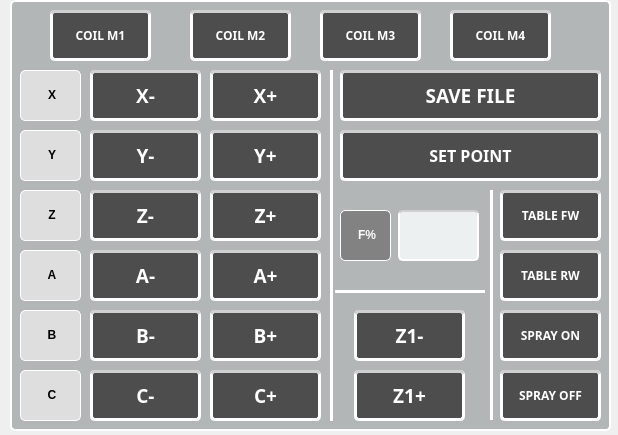
<?xml version="1.0" encoding="UTF-8"?>
<ui version="4.0">
 <class>teachMode</class>
 <widget class="QWidget" name="teachMode">
  <property name="geometry">
   <rect>
    <x>0</x>
    <y>0</y>
    <width>618</width>
    <height>435</height>
   </rect>
  </property>
  <property name="minimumSize">
   <size>
    <width>618</width>
    <height>435</height>
   </size>
  </property>
  <property name="maximumSize">
   <size>
    <width>618</width>
    <height>435</height>
   </size>
  </property>
  <property name="windowTitle">
   <string>TeachingMode</string>
  </property>
  <property name="windowIcon">
   <iconset>
    <normaloff>Robot.ico</normaloff>Robot.ico</iconset>
  </property>
  <widget class="QFrame" name="frame_teachmode">
   <property name="geometry">
    <rect>
     <x>10</x>
     <y>0</y>
     <width>601</width>
     <height>431</height>
    </rect>
   </property>
   <property name="styleSheet">
    <string notr="true">background-color: rgb(179, 182, 183);
border: 2px solid rgb(255, 255, 255);
border-radius: 5px</string>
   </property>
   <property name="frameShape">
    <enum>QFrame::NoFrame</enum>
   </property>
   <property name="frameShadow">
    <enum>QFrame::Plain</enum>
   </property>
   <widget class="QLabel" name="label_40">
    <property name="geometry">
     <rect>
      <x>10</x>
      <y>70</y>
      <width>61</width>
      <height>51</height>
     </rect>
    </property>
    <property name="styleSheet">
     <string notr="true">background-color: rgb(222, 222, 222);
font: 75 14pt &quot;Arial&quot; bold;
color: rgb(0, 0, 0);
border: 1px solid rgb(255, 255, 255);
border-radius: 5px</string>
    </property>
    <property name="text">
     <string>&lt;html&gt;&lt;head/&gt;&lt;body&gt;&lt;p align=&quot;center&quot;&gt;&lt;span style=&quot; font-weight:600;&quot;&gt;X&lt;/span&gt;&lt;/p&gt;&lt;/body&gt;&lt;/html&gt;</string>
    </property>
   </widget>
   <widget class="QLabel" name="label_41">
    <property name="geometry">
     <rect>
      <x>10</x>
      <y>130</y>
      <width>61</width>
      <height>51</height>
     </rect>
    </property>
    <property name="styleSheet">
     <string notr="true">background-color: rgb(222, 222, 222);
font: 75 14pt &quot;Arial&quot; bold;
color: rgb(0, 0, 0);
border: 1px solid rgb(255, 255, 255);
border-radius: 5px</string>
    </property>
    <property name="text">
     <string>&lt;html&gt;&lt;head/&gt;&lt;body&gt;&lt;p align=&quot;center&quot;&gt;&lt;span style=&quot; font-weight:600;&quot;&gt;Y&lt;/span&gt;&lt;/p&gt;&lt;/body&gt;&lt;/html&gt;</string>
    </property>
   </widget>
   <widget class="QLabel" name="label_42">
    <property name="geometry">
     <rect>
      <x>10</x>
      <y>190</y>
      <width>61</width>
      <height>51</height>
     </rect>
    </property>
    <property name="styleSheet">
     <string notr="true">background-color: rgb(222, 222, 222);
font: 75 14pt &quot;Arial&quot; bold;
color: rgb(0, 0, 0);
border: 1px solid rgb(255, 255, 255);
border-radius: 5px</string>
    </property>
    <property name="text">
     <string>&lt;html&gt;&lt;head/&gt;&lt;body&gt;&lt;p align=&quot;center&quot;&gt;&lt;span style=&quot; font-weight:600;&quot;&gt;Z&lt;/span&gt;&lt;/p&gt;&lt;/body&gt;&lt;/html&gt;</string>
    </property>
   </widget>
   <widget class="QLabel" name="label_43">
    <property name="geometry">
     <rect>
      <x>10</x>
      <y>250</y>
      <width>61</width>
      <height>51</height>
     </rect>
    </property>
    <property name="styleSheet">
     <string notr="true">background-color: rgb(222, 222, 222);
font: 75 14pt &quot;Arial&quot; bold;
color: rgb(0, 0, 0);
border: 1px solid rgb(255, 255, 255);
border-radius: 5px</string>
    </property>
    <property name="text">
     <string>&lt;html&gt;&lt;head/&gt;&lt;body&gt;&lt;p align=&quot;center&quot;&gt;&lt;span style=&quot; font-weight:600;&quot;&gt;A&lt;/span&gt;&lt;/p&gt;&lt;/body&gt;&lt;/html&gt;</string>
    </property>
   </widget>
   <widget class="QLabel" name="label_44">
    <property name="geometry">
     <rect>
      <x>10</x>
      <y>310</y>
      <width>61</width>
      <height>51</height>
     </rect>
    </property>
    <property name="styleSheet">
     <string notr="true">background-color: rgb(222, 222, 222);
font: 75 14pt &quot;Arial&quot; bold;
color: rgb(0, 0, 0);
border: 1px solid rgb(255, 255, 255);
border-radius: 5px</string>
    </property>
    <property name="text">
     <string>&lt;html&gt;&lt;head/&gt;&lt;body&gt;&lt;p align=&quot;center&quot;&gt;&lt;span style=&quot; font-weight:600;&quot;&gt;B&lt;/span&gt;&lt;/p&gt;&lt;/body&gt;&lt;/html&gt;</string>
    </property>
   </widget>
   <widget class="QLabel" name="label_45">
    <property name="geometry">
     <rect>
      <x>10</x>
      <y>370</y>
      <width>61</width>
      <height>51</height>
     </rect>
    </property>
    <property name="styleSheet">
     <string notr="true">background-color: rgb(222, 222, 222);
font: 75 14pt &quot;Arial&quot; bold;
color: rgb(0, 0, 0);
border: 1px solid rgb(255, 255, 255);
border-radius: 5px</string>
    </property>
    <property name="text">
     <string>&lt;html&gt;&lt;head/&gt;&lt;body&gt;&lt;p align=&quot;center&quot;&gt;&lt;span style=&quot; font-weight:600;&quot;&gt;C&lt;/span&gt;&lt;/p&gt;&lt;/body&gt;&lt;/html&gt;</string>
    </property>
   </widget>
   <widget class="QPushButton" name="pushButton_xFw">
    <property name="geometry">
     <rect>
      <x>80</x>
      <y>70</y>
      <width>111</width>
      <height>51</height>
     </rect>
    </property>
    <property name="font">
     <font>
      <family>Arial 12</family>
      <pointsize>14</pointsize>
      <weight>75</weight>
      <italic>false</italic>
      <bold>true</bold>
     </font>
    </property>
    <property name="mouseTracking">
     <bool>true</bool>
    </property>
    <property name="focusPolicy">
     <enum>Qt::StrongFocus</enum>
    </property>
    <property name="autoFillBackground">
     <bool>false</bool>
    </property>
    <property name="styleSheet">
     <string notr="true">QPushButton{
	background-color: rgb(77, 77, 77);
	color: rgb(255, 255, 255);
	border: 3px solid rgb(255, 255, 255);
	border-radius: 5px;
	border-top-color: rgb(208, 208, 208);
}
QPushButton:hover {
	border: 3px solid rgb(255, 0, 0);
	color: rgb(255, 0, 0);
}
QPushButton:pressed {
	background-color: rgb(163, 228, 215);
}</string>
    </property>
    <property name="text">
     <string>X-</string>
    </property>
    <property name="flat">
     <bool>false</bool>
    </property>
   </widget>
   <widget class="QPushButton" name="pushButton_xRw">
    <property name="geometry">
     <rect>
      <x>200</x>
      <y>70</y>
      <width>111</width>
      <height>51</height>
     </rect>
    </property>
    <property name="font">
     <font>
      <family>Arial 12</family>
      <pointsize>14</pointsize>
      <weight>75</weight>
      <italic>false</italic>
      <bold>true</bold>
     </font>
    </property>
    <property name="mouseTracking">
     <bool>false</bool>
    </property>
    <property name="focusPolicy">
     <enum>Qt::StrongFocus</enum>
    </property>
    <property name="autoFillBackground">
     <bool>false</bool>
    </property>
    <property name="styleSheet">
     <string notr="true">QPushButton{
	background-color: rgb(77, 77, 77);
	color: rgb(255, 255, 255);
	border: 3px solid rgb(255, 255, 255);
	border-radius: 5px;
	border-top-color: rgb(208, 208, 208);
}
QPushButton:hover {
	border: 3px solid rgb(255, 0, 0);
	color: rgb(255, 0, 0);
}
QPushButton:pressed {
	background-color: rgb(163, 228, 215);
}</string>
    </property>
    <property name="text">
     <string>X+</string>
    </property>
    <property name="flat">
     <bool>false</bool>
    </property>
   </widget>
   <widget class="QPushButton" name="pushButton_yFw">
    <property name="geometry">
     <rect>
      <x>80</x>
      <y>130</y>
      <width>111</width>
      <height>51</height>
     </rect>
    </property>
    <property name="font">
     <font>
      <family>Arial 12</family>
      <pointsize>14</pointsize>
      <weight>75</weight>
      <italic>false</italic>
      <bold>true</bold>
     </font>
    </property>
    <property name="mouseTracking">
     <bool>false</bool>
    </property>
    <property name="focusPolicy">
     <enum>Qt::StrongFocus</enum>
    </property>
    <property name="autoFillBackground">
     <bool>false</bool>
    </property>
    <property name="styleSheet">
     <string notr="true">QPushButton{
	background-color: rgb(77, 77, 77);
	color: rgb(255, 255, 255);
	border: 3px solid rgb(255, 255, 255);
	border-radius: 5px;
	border-top-color: rgb(208, 208, 208);
}
QPushButton:hover {
	border: 3px solid rgb(255, 0, 0);
	color: rgb(255, 0, 0);
}
QPushButton:pressed {
	background-color: rgb(163, 228, 215);
}</string>
    </property>
    <property name="text">
     <string>Y-</string>
    </property>
    <property name="flat">
     <bool>false</bool>
    </property>
   </widget>
   <widget class="QPushButton" name="pushButton_zFw">
    <property name="geometry">
     <rect>
      <x>80</x>
      <y>190</y>
      <width>111</width>
      <height>51</height>
     </rect>
    </property>
    <property name="font">
     <font>
      <family>Arial 12</family>
      <pointsize>14</pointsize>
      <weight>75</weight>
      <italic>false</italic>
      <bold>true</bold>
     </font>
    </property>
    <property name="mouseTracking">
     <bool>false</bool>
    </property>
    <property name="focusPolicy">
     <enum>Qt::StrongFocus</enum>
    </property>
    <property name="autoFillBackground">
     <bool>false</bool>
    </property>
    <property name="styleSheet">
     <string notr="true">QPushButton{
	background-color: rgb(77, 77, 77);
	color: rgb(255, 255, 255);
	border: 3px solid rgb(255, 255, 255);
	border-radius: 5px;
	border-top-color: rgb(208, 208, 208);
}
QPushButton:hover {
	border: 3px solid rgb(255, 0, 0);
	color: rgb(255, 0, 0);
}
QPushButton:pressed {
	background-color: rgb(163, 228, 215);
}</string>
    </property>
    <property name="text">
     <string>Z-</string>
    </property>
    <property name="flat">
     <bool>false</bool>
    </property>
   </widget>
   <widget class="QPushButton" name="pushButton_aFw">
    <property name="geometry">
     <rect>
      <x>80</x>
      <y>250</y>
      <width>111</width>
      <height>51</height>
     </rect>
    </property>
    <property name="font">
     <font>
      <family>Arial 12</family>
      <pointsize>14</pointsize>
      <weight>75</weight>
      <italic>false</italic>
      <bold>true</bold>
     </font>
    </property>
    <property name="mouseTracking">
     <bool>false</bool>
    </property>
    <property name="focusPolicy">
     <enum>Qt::StrongFocus</enum>
    </property>
    <property name="autoFillBackground">
     <bool>false</bool>
    </property>
    <property name="styleSheet">
     <string notr="true">QPushButton{
	background-color: rgb(77, 77, 77);
	color: rgb(255, 255, 255);
	border: 3px solid rgb(255, 255, 255);
	border-radius: 5px;
	border-top-color: rgb(208, 208, 208);
}
QPushButton:hover {
	border: 3px solid rgb(255, 0, 0);
	color: rgb(255, 0, 0);
}
QPushButton:pressed {
	background-color: rgb(163, 228, 215);
}</string>
    </property>
    <property name="text">
     <string>A-</string>
    </property>
    <property name="flat">
     <bool>false</bool>
    </property>
   </widget>
   <widget class="QPushButton" name="pushButton_bFw">
    <property name="geometry">
     <rect>
      <x>80</x>
      <y>310</y>
      <width>111</width>
      <height>51</height>
     </rect>
    </property>
    <property name="font">
     <font>
      <family>Arial 12</family>
      <pointsize>14</pointsize>
      <weight>75</weight>
      <italic>false</italic>
      <bold>true</bold>
     </font>
    </property>
    <property name="mouseTracking">
     <bool>false</bool>
    </property>
    <property name="focusPolicy">
     <enum>Qt::StrongFocus</enum>
    </property>
    <property name="autoFillBackground">
     <bool>false</bool>
    </property>
    <property name="styleSheet">
     <string notr="true">QPushButton{
	background-color: rgb(77, 77, 77);
	color: rgb(255, 255, 255);
	border: 3px solid rgb(255, 255, 255);
	border-radius: 5px;
	border-top-color: rgb(208, 208, 208);
}
QPushButton:hover {
	border: 3px solid rgb(255, 0, 0);
	color: rgb(255, 0, 0);
}
QPushButton:pressed {
	background-color: rgb(163, 228, 215);
}</string>
    </property>
    <property name="text">
     <string>B-</string>
    </property>
    <property name="flat">
     <bool>false</bool>
    </property>
   </widget>
   <widget class="QPushButton" name="pushButton_cFw">
    <property name="geometry">
     <rect>
      <x>80</x>
      <y>370</y>
      <width>111</width>
      <height>51</height>
     </rect>
    </property>
    <property name="font">
     <font>
      <family>Arial 12</family>
      <pointsize>14</pointsize>
      <weight>75</weight>
      <italic>false</italic>
      <bold>true</bold>
     </font>
    </property>
    <property name="mouseTracking">
     <bool>false</bool>
    </property>
    <property name="focusPolicy">
     <enum>Qt::StrongFocus</enum>
    </property>
    <property name="autoFillBackground">
     <bool>false</bool>
    </property>
    <property name="styleSheet">
     <string notr="true">QPushButton{
	background-color: rgb(77, 77, 77);
	color: rgb(255, 255, 255);
	border: 3px solid rgb(255, 255, 255);
	border-radius: 5px;
	border-top-color: rgb(208, 208, 208);
}
QPushButton:hover {
	border: 3px solid rgb(255, 0, 0);
	color: rgb(255, 0, 0);
}
QPushButton:pressed {
	background-color: rgb(163, 228, 215);
}</string>
    </property>
    <property name="text">
     <string>C-</string>
    </property>
    <property name="flat">
     <bool>false</bool>
    </property>
   </widget>
   <widget class="QPushButton" name="pushButton_yRw">
    <property name="geometry">
     <rect>
      <x>200</x>
      <y>130</y>
      <width>111</width>
      <height>51</height>
     </rect>
    </property>
    <property name="font">
     <font>
      <family>Arial 12</family>
      <pointsize>14</pointsize>
      <weight>75</weight>
      <italic>false</italic>
      <bold>true</bold>
     </font>
    </property>
    <property name="mouseTracking">
     <bool>false</bool>
    </property>
    <property name="focusPolicy">
     <enum>Qt::StrongFocus</enum>
    </property>
    <property name="autoFillBackground">
     <bool>false</bool>
    </property>
    <property name="styleSheet">
     <string notr="true">QPushButton{
	background-color: rgb(77, 77, 77);
	color: rgb(255, 255, 255);
	border: 3px solid rgb(255, 255, 255);
	border-radius: 5px;
	border-top-color: rgb(208, 208, 208);
}
QPushButton:hover {
	border: 3px solid rgb(255, 0, 0);
	color: rgb(255, 0, 0);
}
QPushButton:pressed {
	background-color: rgb(163, 228, 215);
}</string>
    </property>
    <property name="text">
     <string>Y+</string>
    </property>
    <property name="flat">
     <bool>false</bool>
    </property>
   </widget>
   <widget class="QPushButton" name="pushButton_zRw">
    <property name="geometry">
     <rect>
      <x>200</x>
      <y>190</y>
      <width>111</width>
      <height>51</height>
     </rect>
    </property>
    <property name="font">
     <font>
      <family>Arial 12</family>
      <pointsize>14</pointsize>
      <weight>75</weight>
      <italic>false</italic>
      <bold>true</bold>
     </font>
    </property>
    <property name="mouseTracking">
     <bool>false</bool>
    </property>
    <property name="focusPolicy">
     <enum>Qt::StrongFocus</enum>
    </property>
    <property name="autoFillBackground">
     <bool>false</bool>
    </property>
    <property name="styleSheet">
     <string notr="true">QPushButton{
	background-color: rgb(77, 77, 77);
	color: rgb(255, 255, 255);
	border: 3px solid rgb(255, 255, 255);
	border-radius: 5px;
	border-top-color: rgb(208, 208, 208);
}
QPushButton:hover {
	border: 3px solid rgb(255, 0, 0);
	color: rgb(255, 0, 0);
}
QPushButton:pressed {
	background-color: rgb(163, 228, 215);
}</string>
    </property>
    <property name="text">
     <string>Z+</string>
    </property>
    <property name="flat">
     <bool>false</bool>
    </property>
   </widget>
   <widget class="QPushButton" name="pushButton_aRw">
    <property name="geometry">
     <rect>
      <x>200</x>
      <y>250</y>
      <width>111</width>
      <height>51</height>
     </rect>
    </property>
    <property name="font">
     <font>
      <family>Arial 12</family>
      <pointsize>14</pointsize>
      <weight>75</weight>
      <italic>false</italic>
      <bold>true</bold>
     </font>
    </property>
    <property name="mouseTracking">
     <bool>false</bool>
    </property>
    <property name="focusPolicy">
     <enum>Qt::StrongFocus</enum>
    </property>
    <property name="autoFillBackground">
     <bool>false</bool>
    </property>
    <property name="styleSheet">
     <string notr="true">QPushButton{
	background-color: rgb(77, 77, 77);
	color: rgb(255, 255, 255);
	border: 3px solid rgb(255, 255, 255);
	border-radius: 5px;
	border-top-color: rgb(208, 208, 208);
}
QPushButton:hover {
	border: 3px solid rgb(255, 0, 0);
	color: rgb(255, 0, 0);
}
QPushButton:pressed {
	background-color: rgb(163, 228, 215);
}</string>
    </property>
    <property name="text">
     <string>A+</string>
    </property>
    <property name="flat">
     <bool>false</bool>
    </property>
   </widget>
   <widget class="QPushButton" name="pushButton_bRw">
    <property name="geometry">
     <rect>
      <x>200</x>
      <y>310</y>
      <width>111</width>
      <height>51</height>
     </rect>
    </property>
    <property name="font">
     <font>
      <family>Arial 12</family>
      <pointsize>14</pointsize>
      <weight>75</weight>
      <italic>false</italic>
      <bold>true</bold>
     </font>
    </property>
    <property name="mouseTracking">
     <bool>false</bool>
    </property>
    <property name="focusPolicy">
     <enum>Qt::StrongFocus</enum>
    </property>
    <property name="autoFillBackground">
     <bool>false</bool>
    </property>
    <property name="styleSheet">
     <string notr="true">QPushButton{
	background-color: rgb(77, 77, 77);
	color: rgb(255, 255, 255);
	border: 3px solid rgb(255, 255, 255);
	border-radius: 5px;
	border-top-color: rgb(208, 208, 208);
}
QPushButton:hover {
	border: 3px solid rgb(255, 0, 0);
	color: rgb(255, 0, 0);
}
QPushButton:pressed {
	background-color: rgb(163, 228, 215);
}</string>
    </property>
    <property name="text">
     <string>B+</string>
    </property>
    <property name="flat">
     <bool>false</bool>
    </property>
   </widget>
   <widget class="QPushButton" name="pushButton_cRw">
    <property name="geometry">
     <rect>
      <x>200</x>
      <y>370</y>
      <width>111</width>
      <height>51</height>
     </rect>
    </property>
    <property name="font">
     <font>
      <family>Arial 12</family>
      <pointsize>14</pointsize>
      <weight>75</weight>
      <italic>false</italic>
      <bold>true</bold>
     </font>
    </property>
    <property name="mouseTracking">
     <bool>false</bool>
    </property>
    <property name="focusPolicy">
     <enum>Qt::StrongFocus</enum>
    </property>
    <property name="autoFillBackground">
     <bool>false</bool>
    </property>
    <property name="styleSheet">
     <string notr="true">QPushButton{
	background-color: rgb(77, 77, 77);
	color: rgb(255, 255, 255);
	border: 3px solid rgb(255, 255, 255);
	border-radius: 5px;
	border-top-color: rgb(208, 208, 208);
}
QPushButton:hover {
	border: 3px solid rgb(255, 0, 0);
	color: rgb(255, 0, 0);
}
QPushButton:pressed {
	background-color: rgb(163, 228, 215);
}</string>
    </property>
    <property name="text">
     <string>C+</string>
    </property>
    <property name="flat">
     <bool>false</bool>
    </property>
   </widget>
   <widget class="Line" name="line">
    <property name="geometry">
     <rect>
      <x>320</x>
      <y>70</y>
      <width>3</width>
      <height>351</height>
     </rect>
    </property>
    <property name="orientation">
     <enum>Qt::Vertical</enum>
    </property>
   </widget>
   <widget class="QPushButton" name="pushButton_z1Up">
    <property name="geometry">
     <rect>
      <x>344</x>
      <y>310</y>
      <width>111</width>
      <height>51</height>
     </rect>
    </property>
    <property name="font">
     <font>
      <family>Arial 12</family>
      <pointsize>14</pointsize>
      <weight>75</weight>
      <italic>false</italic>
      <bold>true</bold>
     </font>
    </property>
    <property name="mouseTracking">
     <bool>false</bool>
    </property>
    <property name="focusPolicy">
     <enum>Qt::StrongFocus</enum>
    </property>
    <property name="autoFillBackground">
     <bool>false</bool>
    </property>
    <property name="styleSheet">
     <string notr="true">QPushButton{
	background-color: rgb(77, 77, 77);
	color: rgb(255, 255, 255);
	border: 3px solid rgb(255, 255, 255);
	border-radius: 5px;
	border-top-color: rgb(208, 208, 208);
}
QPushButton:hover {
	border: 3px solid rgb(255, 0, 0);
	color: rgb(255, 0, 0);
}
QPushButton:pressed {
	background-color: rgb(163, 228, 215);
}</string>
    </property>
    <property name="text">
     <string>Z1-</string>
    </property>
    <property name="flat">
     <bool>false</bool>
    </property>
   </widget>
   <widget class="QPushButton" name="pushButton_z1down">
    <property name="geometry">
     <rect>
      <x>344</x>
      <y>370</y>
      <width>111</width>
      <height>51</height>
     </rect>
    </property>
    <property name="font">
     <font>
      <family>Arial 12</family>
      <pointsize>14</pointsize>
      <weight>75</weight>
      <italic>false</italic>
      <bold>true</bold>
     </font>
    </property>
    <property name="mouseTracking">
     <bool>false</bool>
    </property>
    <property name="focusPolicy">
     <enum>Qt::StrongFocus</enum>
    </property>
    <property name="autoFillBackground">
     <bool>false</bool>
    </property>
    <property name="styleSheet">
     <string notr="true">QPushButton{
	background-color: rgb(77, 77, 77);
	color: rgb(255, 255, 255);
	border: 3px solid rgb(255, 255, 255);
	border-radius: 5px;
	border-top-color: rgb(208, 208, 208);
}
QPushButton:hover {
	border: 3px solid rgb(255, 0, 0);
	color: rgb(255, 0, 0);
}
QPushButton:pressed {
	background-color: rgb(163, 228, 215);
}</string>
    </property>
    <property name="text">
     <string>Z1+</string>
    </property>
    <property name="flat">
     <bool>false</bool>
    </property>
   </widget>
   <widget class="QPushButton" name="pushButton_savePoint">
    <property name="geometry">
     <rect>
      <x>330</x>
      <y>130</y>
      <width>261</width>
      <height>51</height>
     </rect>
    </property>
    <property name="font">
     <font>
      <family>Arial 12</family>
      <pointsize>12</pointsize>
      <weight>75</weight>
      <italic>false</italic>
      <bold>true</bold>
     </font>
    </property>
    <property name="mouseTracking">
     <bool>false</bool>
    </property>
    <property name="focusPolicy">
     <enum>Qt::StrongFocus</enum>
    </property>
    <property name="autoFillBackground">
     <bool>false</bool>
    </property>
    <property name="styleSheet">
     <string notr="true">QPushButton{
	background-color: rgb(77, 77, 77);
	color: rgb(255, 255, 255);
	border: 3px solid rgb(255, 255, 255);
	border-radius: 5px;
	border-top-color: rgb(208, 208, 208);
}
QPushButton:hover {
	border: 3px solid rgb(255, 0, 0);
	color: rgb(255, 0, 0);
}
QPushButton:pressed {
	background-color: rgb(163, 228, 215);
}</string>
    </property>
    <property name="text">
     <string>SET POINT</string>
    </property>
    <property name="flat">
     <bool>false</bool>
    </property>
   </widget>
   <widget class="Line" name="line_2">
    <property name="geometry">
     <rect>
      <x>325</x>
      <y>290</y>
      <width>150</width>
      <height>3</height>
     </rect>
    </property>
    <property name="orientation">
     <enum>Qt::Horizontal</enum>
    </property>
   </widget>
   <widget class="Line" name="line_3">
    <property name="geometry">
     <rect>
      <x>480</x>
      <y>190</y>
      <width>3</width>
      <height>230</height>
     </rect>
    </property>
    <property name="orientation">
     <enum>Qt::Vertical</enum>
    </property>
   </widget>
   <widget class="QPushButton" name="pushButton_sprayOff">
    <property name="geometry">
     <rect>
      <x>490</x>
      <y>370</y>
      <width>101</width>
      <height>51</height>
     </rect>
    </property>
    <property name="font">
     <font>
      <family>Arial 12</family>
      <pointsize>9</pointsize>
      <weight>75</weight>
      <italic>false</italic>
      <bold>true</bold>
     </font>
    </property>
    <property name="mouseTracking">
     <bool>false</bool>
    </property>
    <property name="focusPolicy">
     <enum>Qt::StrongFocus</enum>
    </property>
    <property name="autoFillBackground">
     <bool>false</bool>
    </property>
    <property name="styleSheet">
     <string notr="true">QPushButton{
	background-color: rgb(77, 77, 77);
	color: rgb(255, 255, 255);
	border: 3px solid rgb(255, 255, 255);
	border-radius: 5px;
	border-top-color: rgb(208, 208, 208);
}
QPushButton:hover {
	border: 3px solid rgb(255, 0, 0);
	color: rgb(255, 0, 0);
}
QPushButton:pressed {
	background-color: rgb(163, 228, 215);
}</string>
    </property>
    <property name="text">
     <string>SPRAY OFF</string>
    </property>
    <property name="flat">
     <bool>false</bool>
    </property>
   </widget>
   <widget class="QPushButton" name="pushButton_sprayOn">
    <property name="geometry">
     <rect>
      <x>490</x>
      <y>310</y>
      <width>101</width>
      <height>51</height>
     </rect>
    </property>
    <property name="font">
     <font>
      <family>Arial 12</family>
      <pointsize>9</pointsize>
      <weight>75</weight>
      <italic>false</italic>
      <bold>true</bold>
     </font>
    </property>
    <property name="mouseTracking">
     <bool>false</bool>
    </property>
    <property name="focusPolicy">
     <enum>Qt::StrongFocus</enum>
    </property>
    <property name="autoFillBackground">
     <bool>false</bool>
    </property>
    <property name="styleSheet">
     <string notr="true">QPushButton{
	background-color: rgb(77, 77, 77);
	color: rgb(255, 255, 255);
	border: 3px solid rgb(255, 255, 255);
	border-radius: 5px;
	border-top-color: rgb(208, 208, 208);
}
QPushButton:hover {
	border: 3px solid rgb(255, 0, 0);
	color: rgb(255, 0, 0);
}
QPushButton:pressed {
	background-color: rgb(163, 228, 215);
}</string>
    </property>
    <property name="text">
     <string>SPRAY ON</string>
    </property>
    <property name="flat">
     <bool>false</bool>
    </property>
   </widget>
   <widget class="QPushButton" name="pushButton_tableRw">
    <property name="geometry">
     <rect>
      <x>490</x>
      <y>250</y>
      <width>101</width>
      <height>51</height>
     </rect>
    </property>
    <property name="font">
     <font>
      <family>Arial 12</family>
      <pointsize>9</pointsize>
      <weight>75</weight>
      <italic>false</italic>
      <bold>true</bold>
     </font>
    </property>
    <property name="mouseTracking">
     <bool>false</bool>
    </property>
    <property name="focusPolicy">
     <enum>Qt::StrongFocus</enum>
    </property>
    <property name="autoFillBackground">
     <bool>false</bool>
    </property>
    <property name="styleSheet">
     <string notr="true">QPushButton{
	background-color: rgb(77, 77, 77);
	color: rgb(255, 255, 255);
	border: 3px solid rgb(255, 255, 255);
	border-radius: 5px;
	border-top-color: rgb(208, 208, 208);
}
QPushButton:hover {
	border: 3px solid rgb(255, 0, 0);
	color: rgb(255, 0, 0);
}
QPushButton:pressed {
	background-color: rgb(163, 228, 215);
}</string>
    </property>
    <property name="text">
     <string>TABLE RW</string>
    </property>
    <property name="flat">
     <bool>false</bool>
    </property>
   </widget>
   <widget class="QPushButton" name="pushButton_tableFw">
    <property name="geometry">
     <rect>
      <x>490</x>
      <y>190</y>
      <width>101</width>
      <height>51</height>
     </rect>
    </property>
    <property name="font">
     <font>
      <family>Arial 12</family>
      <pointsize>9</pointsize>
      <weight>75</weight>
      <italic>false</italic>
      <bold>true</bold>
     </font>
    </property>
    <property name="mouseTracking">
     <bool>false</bool>
    </property>
    <property name="focusPolicy">
     <enum>Qt::StrongFocus</enum>
    </property>
    <property name="autoFillBackground">
     <bool>false</bool>
    </property>
    <property name="styleSheet">
     <string notr="true">QPushButton{
	background-color: rgb(77, 77, 77);
	color: rgb(255, 255, 255);
	border: 3px solid rgb(255, 255, 255);
	border-radius: 5px;
	border-top-color: rgb(208, 208, 208);
}
QPushButton:hover {
	border: 3px solid rgb(255, 0, 0);
	color: rgb(255, 0, 0);
}
QPushButton:pressed {
	background-color: rgb(163, 228, 215);
}</string>
    </property>
    <property name="text">
     <string>TABLE FW</string>
    </property>
    <property name="flat">
     <bool>false</bool>
    </property>
   </widget>
   <widget class="QLineEdit" name="lineEdit_speed">
    <property name="geometry">
     <rect>
      <x>388</x>
      <y>210</y>
      <width>81</width>
      <height>51</height>
     </rect>
    </property>
    <property name="font">
     <font>
      <family>Arial</family>
      <pointsize>14</pointsize>
      <weight>75</weight>
      <bold>true</bold>
     </font>
    </property>
    <property name="styleSheet">
     <string notr="true">QLineEdit{
	background-color: rgb(236, 240, 241);
	color: rgb(255, 255, 255);
	border: 2px solid rgb(255, 255, 255);
	border-radius: 5px;
	border-top-color: rgb(208, 208, 208);
}
QLineEdit:hover {
	border: 2px solid rgb(255, 0, 0);
	color: rgb(39, 55, 70);
}</string>
    </property>
   </widget>
   <widget class="QLabel" name="label_46">
    <property name="geometry">
     <rect>
      <x>330</x>
      <y>210</y>
      <width>51</width>
      <height>51</height>
     </rect>
    </property>
    <property name="styleSheet">
     <string notr="true">background-color: rgb(130, 130, 130);
font: 75 14pt &quot;Arial&quot; bold;
color: rgb(255, 255, 255);
border: 1px solid rgb(255, 255, 255);
border-radius: 5px</string>
    </property>
    <property name="text">
     <string>&lt;html&gt;&lt;head/&gt;&lt;body&gt;&lt;p align=&quot;center&quot;&gt;&lt;span style=&quot; font-weight:600;&quot;&gt;F%&lt;/span&gt;&lt;/p&gt;&lt;/body&gt;&lt;/html&gt;</string>
    </property>
   </widget>
   <widget class="QPushButton" name="pushButton_saveFile">
    <property name="geometry">
     <rect>
      <x>330</x>
      <y>70</y>
      <width>261</width>
      <height>51</height>
     </rect>
    </property>
    <property name="font">
     <font>
      <family>Arial 12</family>
      <pointsize>14</pointsize>
      <weight>75</weight>
      <italic>false</italic>
      <bold>true</bold>
     </font>
    </property>
    <property name="mouseTracking">
     <bool>false</bool>
    </property>
    <property name="focusPolicy">
     <enum>Qt::StrongFocus</enum>
    </property>
    <property name="autoFillBackground">
     <bool>false</bool>
    </property>
    <property name="styleSheet">
     <string notr="true">QPushButton{
	background-color: rgb(77, 77, 77);
	color: rgb(255, 255, 255);
	border: 3px solid rgb(255, 255, 255);
	border-radius: 5px;
	border-top-color: rgb(208, 208, 208);
}
QPushButton:hover {
	border: 3px solid rgb(255, 0, 0);
	color: rgb(255, 0, 0);
}
QPushButton:pressed {
	background-color: rgb(163, 228, 215);
}</string>
    </property>
    <property name="text">
     <string>SAVE FILE</string>
    </property>
    <property name="flat">
     <bool>false</bool>
    </property>
   </widget>
   <widget class="QPushButton" name="pushButton_coilM1">
    <property name="geometry">
     <rect>
      <x>40</x>
      <y>10</y>
      <width>101</width>
      <height>51</height>
     </rect>
    </property>
    <property name="font">
     <font>
      <family>Arial 12</family>
      <pointsize>9</pointsize>
      <weight>75</weight>
      <italic>false</italic>
      <bold>true</bold>
     </font>
    </property>
    <property name="mouseTracking">
     <bool>false</bool>
    </property>
    <property name="focusPolicy">
     <enum>Qt::StrongFocus</enum>
    </property>
    <property name="autoFillBackground">
     <bool>false</bool>
    </property>
    <property name="styleSheet">
     <string notr="true">QPushButton{
	background-color: rgb(77, 77, 77);
	color: rgb(255, 255, 255);
	border: 3px solid rgb(255, 255, 255);
	border-radius: 5px;
	border-top-color: rgb(208, 208, 208);
}
QPushButton:hover {
	border: 3px solid rgb(255, 0, 0);
	color: rgb(255, 0, 0);
}
QPushButton:pressed {
	background-color: rgb(163, 228, 215);
}</string>
    </property>
    <property name="text">
     <string>COIL M1</string>
    </property>
    <property name="flat">
     <bool>false</bool>
    </property>
   </widget>
   <widget class="QPushButton" name="pushButton_coilM2">
    <property name="geometry">
     <rect>
      <x>180</x>
      <y>10</y>
      <width>101</width>
      <height>51</height>
     </rect>
    </property>
    <property name="font">
     <font>
      <family>Arial 12</family>
      <pointsize>9</pointsize>
      <weight>75</weight>
      <italic>false</italic>
      <bold>true</bold>
     </font>
    </property>
    <property name="mouseTracking">
     <bool>false</bool>
    </property>
    <property name="focusPolicy">
     <enum>Qt::StrongFocus</enum>
    </property>
    <property name="autoFillBackground">
     <bool>false</bool>
    </property>
    <property name="styleSheet">
     <string notr="true">QPushButton{
	background-color: rgb(77, 77, 77);
	color: rgb(255, 255, 255);
	border: 3px solid rgb(255, 255, 255);
	border-radius: 5px;
	border-top-color: rgb(208, 208, 208);
}
QPushButton:hover {
	border: 3px solid rgb(255, 0, 0);
	color: rgb(255, 0, 0);
}
QPushButton:pressed {
	background-color: rgb(163, 228, 215);
}</string>
    </property>
    <property name="text">
     <string>COIL M2</string>
    </property>
    <property name="flat">
     <bool>false</bool>
    </property>
   </widget>
   <widget class="QPushButton" name="pushButton_coilM3">
    <property name="geometry">
     <rect>
      <x>310</x>
      <y>10</y>
      <width>101</width>
      <height>51</height>
     </rect>
    </property>
    <property name="font">
     <font>
      <family>Arial 12</family>
      <pointsize>9</pointsize>
      <weight>75</weight>
      <italic>false</italic>
      <bold>true</bold>
     </font>
    </property>
    <property name="mouseTracking">
     <bool>false</bool>
    </property>
    <property name="focusPolicy">
     <enum>Qt::StrongFocus</enum>
    </property>
    <property name="autoFillBackground">
     <bool>false</bool>
    </property>
    <property name="styleSheet">
     <string notr="true">QPushButton{
	background-color: rgb(77, 77, 77);
	color: rgb(255, 255, 255);
	border: 3px solid rgb(255, 255, 255);
	border-radius: 5px;
	border-top-color: rgb(208, 208, 208);
}
QPushButton:hover {
	border: 3px solid rgb(255, 0, 0);
	color: rgb(255, 0, 0);
}
QPushButton:pressed {
	background-color: rgb(163, 228, 215);
}</string>
    </property>
    <property name="text">
     <string>COIL M3</string>
    </property>
    <property name="flat">
     <bool>false</bool>
    </property>
   </widget>
   <widget class="QPushButton" name="pushButton_coilM4">
    <property name="geometry">
     <rect>
      <x>440</x>
      <y>10</y>
      <width>101</width>
      <height>51</height>
     </rect>
    </property>
    <property name="font">
     <font>
      <family>Arial 12</family>
      <pointsize>9</pointsize>
      <weight>75</weight>
      <italic>false</italic>
      <bold>true</bold>
     </font>
    </property>
    <property name="mouseTracking">
     <bool>false</bool>
    </property>
    <property name="focusPolicy">
     <enum>Qt::StrongFocus</enum>
    </property>
    <property name="autoFillBackground">
     <bool>false</bool>
    </property>
    <property name="styleSheet">
     <string notr="true">QPushButton{
	background-color: rgb(77, 77, 77);
	color: rgb(255, 255, 255);
	border: 3px solid rgb(255, 255, 255);
	border-radius: 5px;
	border-top-color: rgb(208, 208, 208);
}
QPushButton:hover {
	border: 3px solid rgb(255, 0, 0);
	color: rgb(255, 0, 0);
}
QPushButton:pressed {
	background-color: rgb(163, 228, 215);
}</string>
    </property>
    <property name="text">
     <string>COIL M4</string>
    </property>
    <property name="flat">
     <bool>false</bool>
    </property>
   </widget>
  </widget>
 </widget>
 <resources/>
 <connections/>
</ui>
